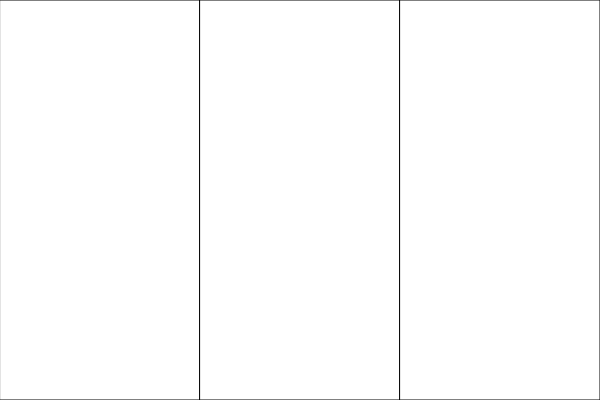
Frame 1 (no input)
Frame 60 (no input): identical to frame 1, image omitted
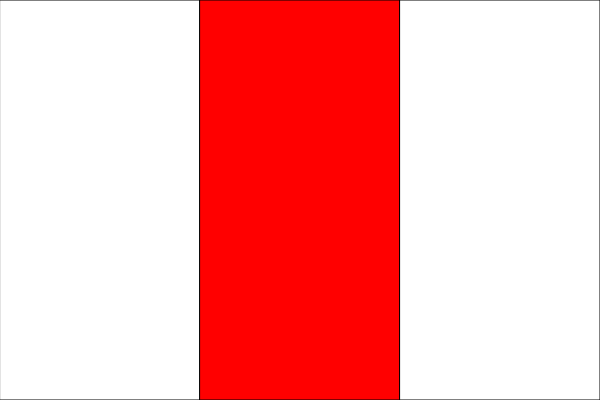
Frame 120 (the mouse pressed at the canvas centre since frame 60)

The p5.js sketch that drew these frames (run headless with seeded random() and noise() and a simulated clock; from frame 60 on, the mouse is pressed at the canvas centre):

// p5.js sketch
// ── sketch.js
// Change the behavior so that when you mouse over a column, you turn it red and it stays red until the next time you mouse over it again, at which point the column goes back to white. (Just get this working for one column.)

let flag = true;

function setup() {
  createCanvas(600, 400);
}

function draw() {
  background(220);

  let colWidth = width / 3;

  for (let i = 0; i < 3; i++) {
    if (mouseX > i * colWidth && mouseX < (i + 1) * colWidth) {
      if (i == 0) {
        if (flag) {
          fill("red");
          flag = false;
        } else {
          fill("red");
          flag = true;
        }
      } else {
        fill("red");
      }
    } else {
      if (i == 0) {
        if (flag == false) {
          fill("red");
        }
      } else {
        fill(255);
      }
    }
    rect(i * colWidth, 0, colWidth, height);
  }
}
